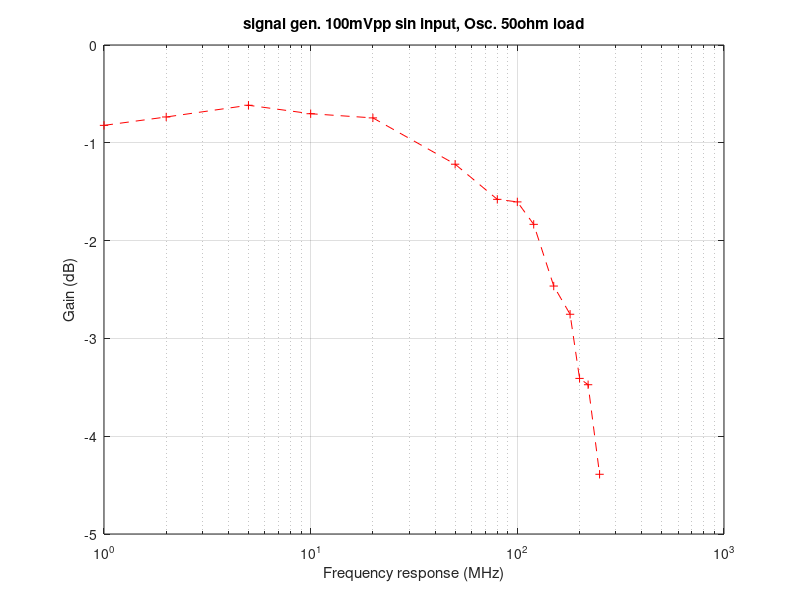

Recreate this plot in MATLAB.
clear all;
close all;
clc;
format long;

freq=[1 2 5 10 20 50 80 100 120 150 180 200 220 250];%MHz
inVpp=[50.2+49.5 50.2+49.5 48.8+50.5 48.3+49.5 48.2+49.1 48.1+48.9 48.2+46.9 44.9+48.2 45.5+47.5 48.2+44.9 45+47.4 45.6+46.2 46+43.8 44.4+46.6 44.9+43.5];
outVpp=[45.8+44.9 46.3+45.3 45.6+46.9 44.5+45.7 43.8+45.5 41.5+42.8 38.8+40.5 39.5+37.9 38.5+36.8 34.4+35.7 34.1+33.2 31.8+30.2 30.5+29.7 26.7+28.2];
flen=length(freq);

for i=1:flen
    gain(i)=outVpp(i)/inVpp(i);
    gaindB(i)=20*log10(gain(i));
end
figure(1)
semilogx(freq,gaindB,'r--+');
grid on
xlabel('Frequency response (MHz)');
ylabel('Gain (dB)');
title('signal gen. 100mVpp sin input, Osc. 50ohm load');
%figure(2)
%plot(freq,gain,'r--+');
